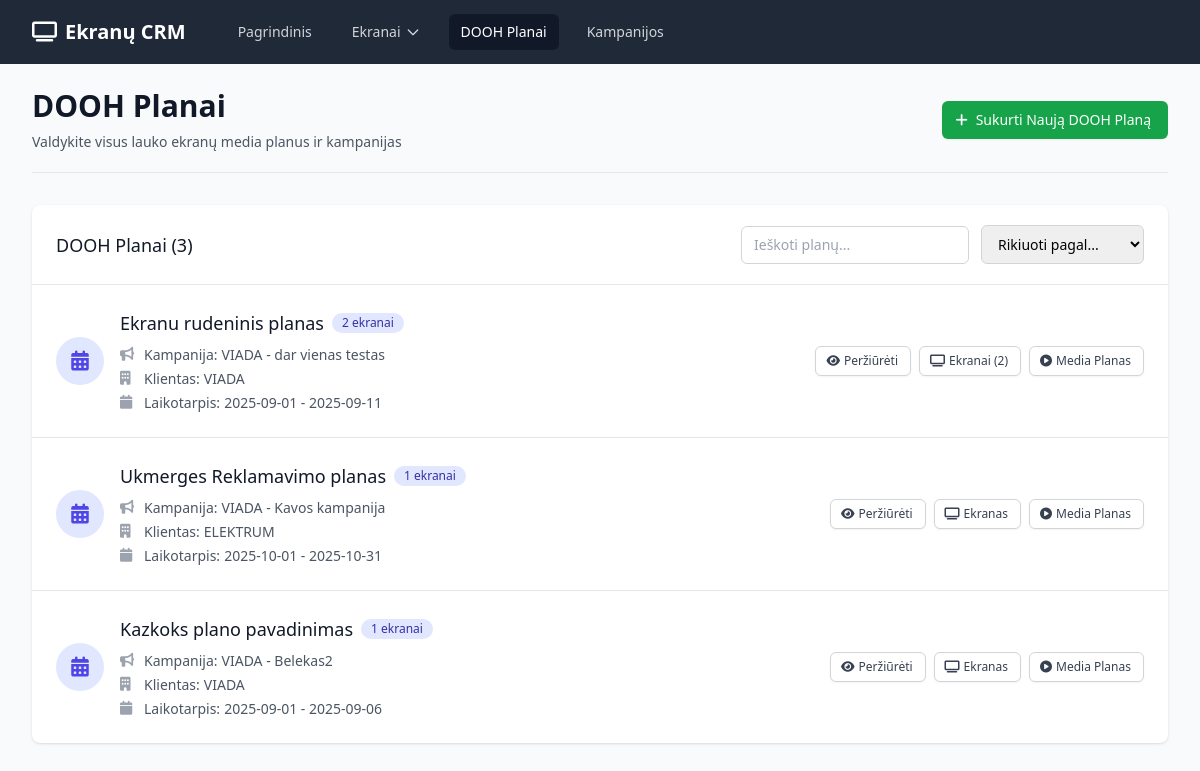
Before: /dooh-plans with the older database file.
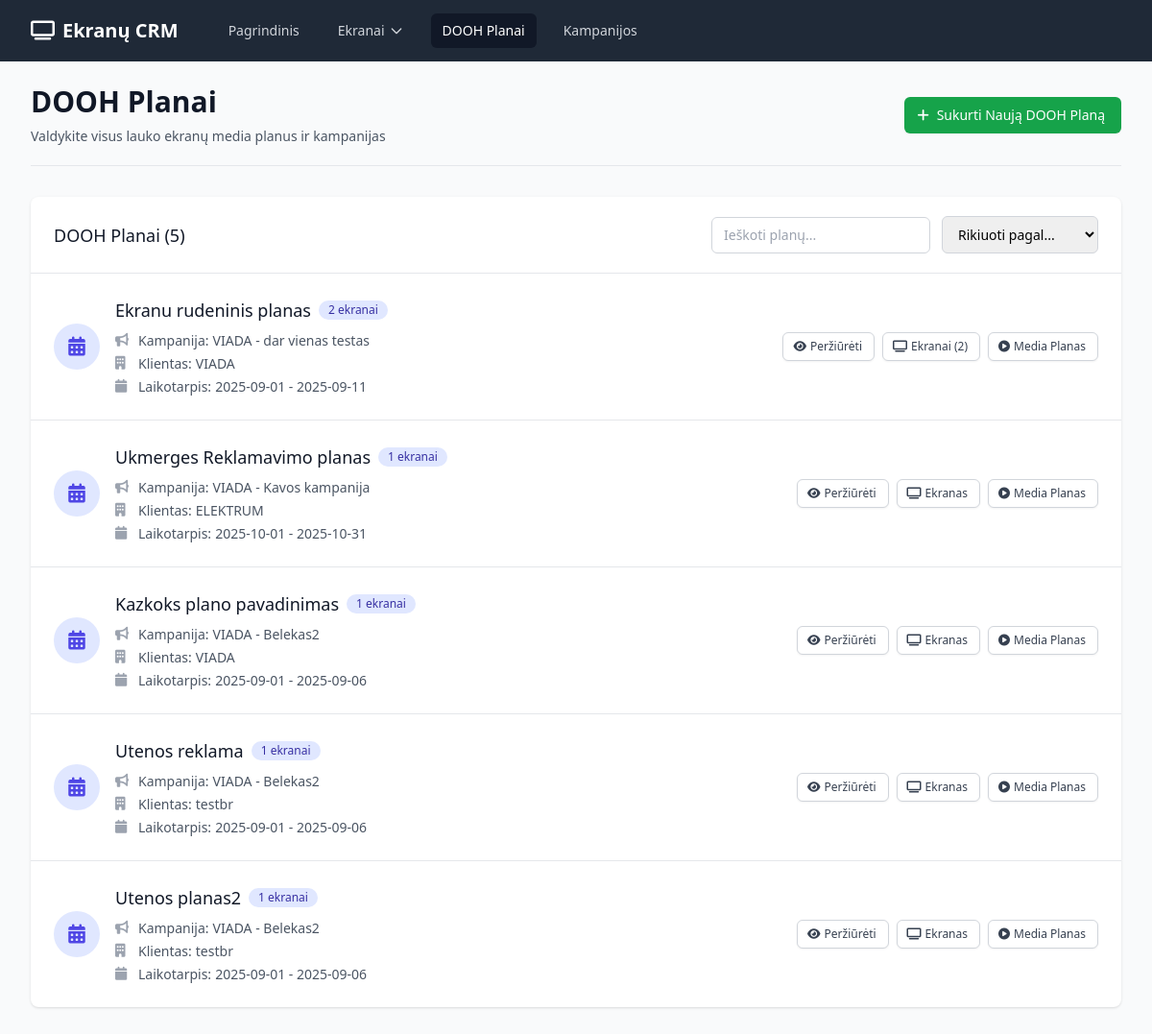
After: the same page with the newer database file.
### app.py (models this page shows)
class DOOHPlan(db.Model):
    id = db.Column(db.Integer, primary_key=True)
    campaign_id = db.Column(db.Integer, db.ForeignKey('campaign.id'), nullable=False)
    name = db.Column(db.String(100), nullable=False)
    start_date = db.Column(db.Date, nullable=False)
    end_date = db.Column(db.Date, nullable=False)
    created_at = db.Column(db.DateTime, default=datetime.utcnow)
    screen_bookings = db.relationship('ScreenBooking', backref='dooh_plan', lazy=True, cascade='all, delete-orphan')

class Campaign(db.Model):
    id = db.Column(db.Integer, primary_key=True)
    client_id = db.Column(db.Integer, db.ForeignKey('client.id'), nullable=False)
    name = db.Column(db.String(100), nullable=False)
    description = db.Column(db.Text)
    start_date = db.Column(db.Date)
    end_date = db.Column(db.Date)
    budget = db.Column(db.Float)
    created_at = db.Column(db.DateTime, default=datetime.utcnow)
    dooh_plans = db.relationship('DOOHPlan', backref='campaign', lazy=True, cascade='all, delete-orphan')

class Client(db.Model):
    id = db.Column(db.Integer, primary_key=True)
    name = db.Column(db.String(100), nullable=False)
    email = db.Column(db.String(100))
    phone = db.Column(db.String(20))
    contact_person = db.Column(db.String(100))
    company = db.Column(db.String(100))
    created_at = db.Column(db.DateTime, default=datetime.utcnow)
    campaigns = db.relationship('Campaign', backref='client', lazy=True, cascade='all, delete-orphan')

### app.py (the view)
@app.route('/dooh-plans')
def dooh_plans():
    plans = DOOHPlan.query.all()
    return render_template('dooh_plans.html', plans=plans)

### templates/dooh_plans.html (shortened to what this page needs)
{% extends "base.html" %}
{% block content %}
<div class="pb-5 border-b border-gray-200 mb-8">
    <div class="flex justify-between items-center">
        <div>
            <h1 class="text-3xl font-bold text-gray-900">DOOH Planai</h1>
            <p class="mt-2 text-sm text-gray-600">Valdykite visus lauko ekranų media planus ir kampanijas</p>
        </div>
        <a href="{{ url_for('new_dooh_plan') }}" class="inline-flex items-center px-4 py-2 border border-transparent text-sm font-medium rounded-md shadow-sm text-white bg-green-600 hover:bg-green-700 focus:outline-none focus:ring-2 focus:ring-offset-2 focus:ring-green-500">
            <i class="fas fa-plus -ml-1 mr-2"></i>
            Sukurti Naują DOOH Planą
        </a>
    </div>
</div>
{% if plans %}
<div class="bg-white shadow overflow-hidden sm:rounded-lg mb-8">
    <div class="px-4 py-5 sm:px-6">
        <div class="flex justify-between items-center">
            <h3 class="text-lg leading-6 font-medium text-gray-900">DOOH Planai ({{ plans|length }})</h3>
            <div class="flex items-center space-x-3">
                <input type="text" id="planFilter" placeholder="Ieškoti planų..."
                       class="px-3 py-2 border border-gray-300 rounded-md text-sm focus:outline-none focus:ring-indigo-500 focus:border-indigo-500">
                <select id="sortBy" class="px-3 py-2 border border-gray-300 rounded-md text-sm focus:outline-none focus:ring-indigo-500 focus:border-indigo-500">
                    <option value="">Rikiuoti pagal...</option>
                </select>
            </div>
        </div>
    </div>
    <div class="border-t border-gray-200">
        <ul class="divide-y divide-gray-200" id="plansList">
            {% for plan in plans %}
            <li class="plan-item hover:bg-gray-50">
                <div class="px-4 py-6 sm:px-6">
                    <div class="flex items-center justify-between">
                        <div class="flex items-center">
                            <div class="flex-shrink-0">
                                <div class="h-12 w-12 rounded-full bg-indigo-100 flex items-center justify-center">
                                    <i class="fas fa-calendar-alt text-indigo-600 text-xl"></i>
                                </div>
                            </div>
                            <div class="ml-4">
                                <div class="flex items-center">
                                    <p class="text-lg font-medium text-gray-900 plan-name">{{ plan.name }}</p>
                                    <span class="ml-2 inline-flex items-center px-2.5 py-0.5 rounded-full text-xs font-medium bg-indigo-100 text-indigo-800">
                                        {{ plan.screen_bookings|length }} ekranai
                                    </span>
                                </div>
                                <div class="mt-2 space-y-1">
                                    <div class="flex items-center text-sm text-gray-600">
                                        <i class="fas fa-bullhorn w-4 h-4 mr-2 text-gray-400"></i>
                                        <span class="font-medium">Kampanija:</span>
                                        <span class="ml-1">{{ plan.campaign.name }}</span>
                                    </div>
                                    <div class="flex items-center text-sm text-gray-600">
                                        <i class="fas fa-building w-4 h-4 mr-2 text-gray-400"></i>
                                        <span class="font-medium">Klientas:</span>
                                        <span class="ml-1">{{ plan.campaign.client.name }}</span>
                                    </div>
                                    <div class="flex items-center text-sm text-gray-600">
                                        <i class="fas fa-calendar w-4 h-4 mr-2 text-gray-400"></i>
                                        <span class="font-medium">Laikotarpis:</span>
                                        <span class="ml-1">{{ plan.start_date.strftime('%Y-%m-%d') }} - {{ plan.end_date.strftime('%Y-%m-%d') }}</span>
                                    </div>
                                </div>
                            </div>
                        </div>
                        <div class="flex items-center space-x-2">
                            <a href="{{ url_for('dooh_plan_detail', id=plan.id) }}"
                               class="inline-flex items-center px-3 py-1.5 border border-gray-300 shadow-sm text-xs font-medium rounded-md text-gray-700 bg-white hover:bg-gray-50 focus:outline-none focus:ring-2 focus:ring-offset-2 focus:ring-indigo-500">
                                <i class="fas fa-eye -ml-0.5 mr-1"></i>
                                Peržiūrėti
                            </a>
                            {% if plan.screen_bookings|length == 1 %}
                            <a href="{{ url_for('screen_detail', id=plan.screen_bookings[0].screen.id) }}"
                               class="inline-flex items-center px-3 py-1.5 border border-gray-300 shadow-sm text-xs font-medium rounded-md text-gray-700 bg-white hover:bg-gray-50 focus:outline-none focus:ring-2 focus:ring-offset-2 focus:ring-indigo-500">
                                <i class="fas fa-tv -ml-0.5 mr-1"></i>
                                Ekranas
                            </a>
                            {% else %}
                            <a href="{{ url_for('dooh_plan_screens', id=plan.id) }}"
                               class="inline-flex items-center px-3 py-1.5 border border-gray-300 shadow-sm text-xs font-medium rounded-md text-gray-700 bg-white hover:bg-gray-50 focus:outline-none focus:ring-2 focus:ring-offset-2 focus:ring-indigo-500">
                                <i class="fas fa-tv -ml-0.5 mr-1"></i>
                                Ekranai ({{ plan.screen_bookings|length }})
                            </a>
                            {% endif %}
                            <a href="{{ url_for('dooh_plan_media', id=plan.id) }}"
                               class="inline-flex items-center px-3 py-1.5 border border-gray-300 shadow-sm text-xs font-medium rounded-md text-gray-700 bg-white hover:bg-gray-50 focus:outline-none focus:ring-2 focus:ring-offset-2 focus:ring-yellow-500">
                                <i class="fas fa-play-circle -ml-0.5 mr-1"></i>
                                Media Planas
                            </a>
                        </div>
                    </div>
                </div>
            </li>
            {% endfor %}
        </ul>
    </div>
</div>
{% endif %}
{% endblock %}

### templates/base.html (shortened to what this page needs)
<!DOCTYPE html>
<html lang="lt" class="h-full bg-gray-50">
<head>
    <script src="https://cdn.tailwindcss.com"></script>
    <link rel="stylesheet" href="https://cdnjs.cloudflare.com/ajax/libs/font-awesome/6.4.0/css/all.min.css">
</head>
<body class="h-full">
    <div class="min-h-full">
        <nav class="bg-gray-800">
            <div class="mx-auto max-w-7xl px-4 sm:px-6 lg:px-8">
                <div class="flex h-16 items-center justify-between">
                    <div class="flex items-center">
                        <div class="flex-shrink-0">
                            <h1 class="text-white text-xl font-bold">
                                <i class="fas fa-tv mr-2"></i>Ekranų CRM
                            </h1>
                        </div>
                        <div class="hidden md:block">
                            <div class="ml-10 flex items-baseline space-x-4">
                                <a href="{{ url_for('index') }}"
                                   class="{% if request.endpoint == 'index' %}bg-gray-900 text-white{% else %}text-gray-300 hover:bg-gray-700 hover:text-white{% endif %} rounded-md px-3 py-2 text-sm font-medium">
                                    Pagrindinis
                                </a>
                                <div class="relative group">
                                    <button class="{% if request.endpoint and ('provider' in request.endpoint or 'screen' in request.endpoint) %}bg-gray-900 text-white{% else %}text-gray-300 hover:bg-gray-700 hover:text-white{% endif %} rounded-md px-3 py-2 text-sm font-medium inline-flex items-center">
                                        Ekranai
                                        <svg class="ml-1 h-4 w-4" fill="none" stroke="currentColor" viewBox="0 0 24 24">
                                            <path stroke-linecap="round" stroke-linejoin="round" stroke-width="2" d="M19 9l-7 7-7-7"></path>
                                        </svg>
                                    </button>
                                </div>
                                <a href="{{ url_for('dooh_plans') }}"
                                   class="{% if 'dooh_plan' in request.endpoint %}bg-gray-900 text-white{% else %}text-gray-300 hover:bg-gray-700 hover:text-white{% endif %} rounded-md px-3 py-2 text-sm font-medium">
                                    DOOH Planai
                                </a>
                                <a href="{{ url_for('campaigns') }}"
                                   class="{% if 'campaign' in request.endpoint %}bg-gray-900 text-white{% else %}text-gray-300 hover:bg-gray-700 hover:text-white{% endif %} rounded-md px-3 py-2 text-sm font-medium">
                                    Kampanijos
                                </a>
                            </div>
                        </div>
                    </div>
                </div>
            </div>
        </nav>
        <main class="py-6">
            <div class="mx-auto max-w-7xl px-4 sm:px-6 lg:px-8">
                {% block content %}{% endblock %}
            </div>
        </main>
    </div>
</body>
</html>

Changed rows visible on the page:
added DOOHPlan: name "Utenos reklama", screen_bookings|length "1", campaign.name "VIADA - Belekas2", campaign.client.name "testbr", start_date "2025-09-01", end_date "2025-09-06"
added DOOHPlan: name "Utenos planas2", screen_bookings|length "1", campaign.name "VIADA - Belekas2", campaign.client.name "testbr", start_date "2025-09-01", end_date "2025-09-06"
Other visible differences:
{{ plans|length }}: "3" → "5"
